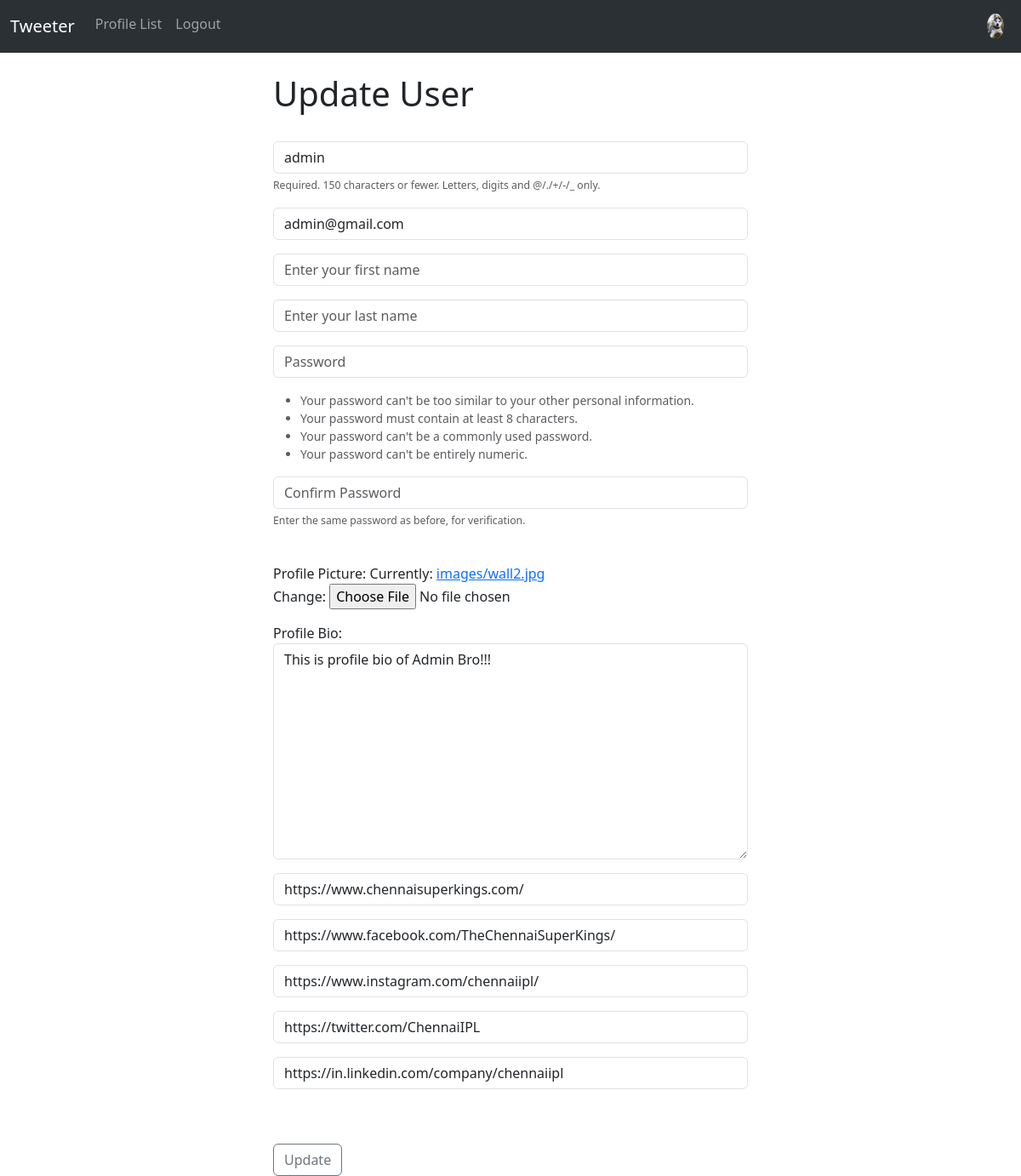
/update_user/ (signed in), run on the app's committed database.
### musker/models.py (models this page shows, shortened)
class Profile(models.Model):
    user = models.OneToOneField(User, on_delete=models.CASCADE)
    follows = models.ManyToManyField(
        "self", related_name="followed_by", symmetrical=False, blank=True
    )
    profile_image = models.ImageField(null=True,blank=True,upload_to='images/')
    date_modified = models.DateTimeField(User, auto_now=True, auto_now_add=False)
    profile_bio = models.CharField(null=True,blank=True, max_length=100)
    portfolio_link = models.CharField(null=True,blank=True, max_length=100)
    facebook_link = models.CharField(null=True,blank=True, max_length=100)
    twitter_link = models.CharField(null=True,blank=True, max_length=100)
    instagram_link = models.CharField(null=True,blank=True, max_length=100)
    linkedin_link = models.CharField(null=True,blank=True, max_length=100)

### musker/views.py (the view, shortened to what this page needs)
# urls.py: path('update_user/',views.update_user,name="update_user"),
def update_user(request):
    if request.user.is_authenticated:
        current_user = User.objects.get(id=request.user.id)
        profile_user = Profile.objects.get(user__id=request.user.id)
        user_form = SignUpForm(request.POST or None,request.FILES or None,instance=current_user)
        profile_form = ProfilePicForm(request.POST or None,request.FILES or None, instance=profile_user)
        print("form valid nahi hai")
        return render(request,"update_user.html",{'user_form':user_form,'profile_form':profile_form})
    else:
        messages.error("You must be logged In")
        return redirect('home')

### templates/update_user.html (shortened to what this page needs)
{% extends "base.html" %}
{% block container %}
<div class="col-md-6 offset-md-3">
    <h1>Update User</h1> <br>
    <form method="POST" enctype="multipart/form-data">
        {{user_form.as_p}}
        <br>
        {{profile_form.as_p}}
        <br><br>
        <button type="submit" class="btn btn-outline-secondary">Update</button>
    </form>
</div>
{% endblock container %}

### templates/navbar.html (shortened to what this page needs)
{% load static %}
<nav class="navbar navbar-expand-lg bg-body-tertiary" data-bs-theme="dark">
    <div class="container-fluid">
      <a class="navbar-brand" href="{% url 'home' %}">Tweeter</a>
      <div class="collapse navbar-collapse " id="navbarSupportedContent">
        <ul class="navbar-nav me-auto mb-2 mb-lg-0 w-100" >
          <li class="nav-item">
            <a class="nav-link" href="{% url 'profile_list' %}">Profile List</a>
          </li>
          {% if request.user.is_authenticated %}
          <li class="nav-item">
            <a class="nav-link" href="{% url 'logout' %}">Logout</a>
          </li>
          {% endif %}
          {% if request.user.is_authenticated %}
            <ul class="navbar-nav ms-auto">
              <li class="nav-item">
                <a class="nav-link" href="{% url 'profile' request.user.id %}">
                  {% if user.profile.profile_image %}
                    <img src="{{user.profile.profile_image.url}}" alt="Profile Image" class="rounded-circle" widthh="30" height="30">
                    {% else %}
                    <img src="{% static 'images/user_img.png' %}" alt="Profile Image" class="rounded-circle" widthh="30" height="30">
                  {% endif %}
                </a>
            </li>
            </ul>
          {% endif %}
        </ul>
      </div>
    </div>
  </nav>

### data on the page
Profile: profile_bio "This is profile bio of Admin Bro!!!", portfolio_link "https://www.chennaisuperkings.com/", facebook_link "https://www.facebook.com/TheChennaiSuperKings/", instagram_link "https://www.instagram.com/chennaiipl/", twitter_link "https://twitter.com/ChennaiIPL", linkedin_link "https://in.linkedin.com/company/chennaiipl"
